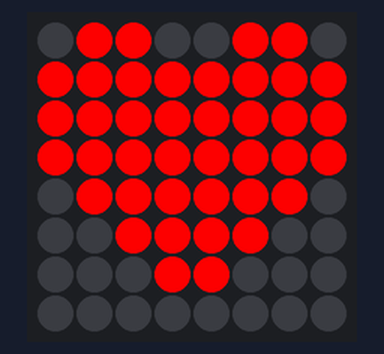
This program was run on a simulated Raspberry Pi (BCM pin numbers) with a Sense HAT. Parts: the Sense HAT's 8×8 RGB LED matrix. What the program prints to the terminal is not drawn. At 5.0 s the program stops and its outputs stay as they are.

Above: at 0.1 s.

The program:

baitap4.4_N23DCCI018.py
```python
from sense_emu import SenseHat
import time

sense = SenseHat()

r = [255, 0, 0]
b = [0, 0, 0]
w = [255, 255, 255]

heart = [
    b, r, r, b, b, r, r, b,
    r, r, r, r, r, r, r, r,
    r, r, r, r, r, r, r, r,
    r, r, r, r, r, r, r, r,
    b, r, r, r, r, r, r, b,
    b, b, r, r, r, r, b, b,
    b, b, b, r, r, b, b, b,
    b, b, b, b, b, b, b, b,
]

sense.set_pixels(heart)
print('Bieu tuong da hien thi.')
time.sleep(5)
sense.clear()
```
